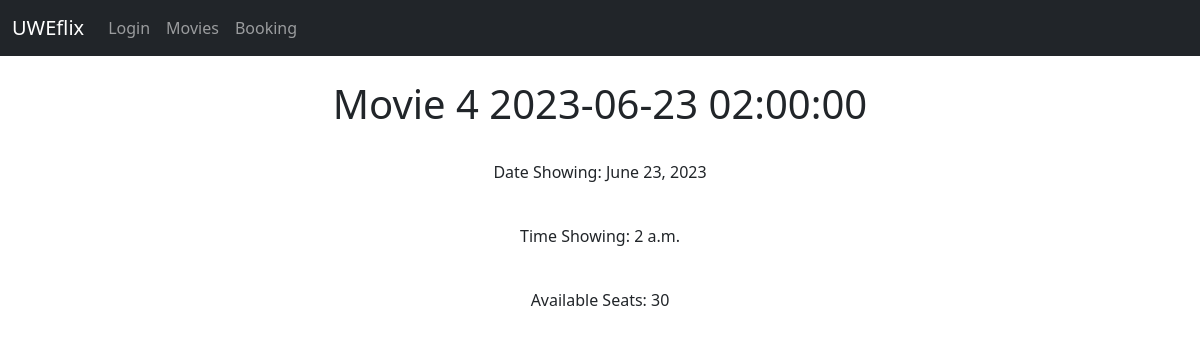
Screenshot of /show_showing/3 with the database file from the repository.
### UWEflix_Website/models.py (models this page shows, shortened)
class Showing(models.Model):
    movie = models.ForeignKey(Movie, blank=True, null=True, on_delete=models.CASCADE)
    date_showing = models.DateField('Movie Showing Date')
    time_showing = models.TimeField('Movie Showing Time')
    screen = models.ForeignKey(Screen, blank=True, null=True,
                               on_delete=models.CASCADE)
    seats = models.PositiveIntegerField()
    def __str__(self):
        return str(self.movie) + ' ' + str(self.date_showing) + ' ' + str(self.time_showing)

class Movie(models.Model):
    movie_name = models.CharField(max_length = 200)
    movie_image = models.ImageField(null = True, blank=True, upload_to="images/")
    description = models.CharField(max_length = 500)
    rating= models.CharField(max_length = 3)
    def __str__(self):
        return self.movie_name

### UWEflix_Website/views.py (the view)
# urls.py: path('show_showing/<showing_id>', views.show_showing, name='show-showing'),
def show_showing(request, showing_id):
   showing = Showing.objects.get(pk=showing_id)
   return render(request, 'list_showing.html', {'showing':showing})

### UWEflix_Website/templates/list_showing.html (shortened to what this page needs)
{% extends 'base.html' %}
{% block content %}
<center>
<h1>{{ showing }}</h1>
    <p>Date Showing: {{ showing.date_showing }}</p></br>
    <p>Time Showing: {{ showing.time_showing }}</p></br>
    <p>Available Seats: {{ showing.seats }}</p></br>
{% endblock %}

### rows the page displays
Showing: movie+date_showing+time_showing "Movie 4 2023-06-23 02:00:00", date_showing "June 23, 2023", time_showing "2 a.m.", seats "30"
